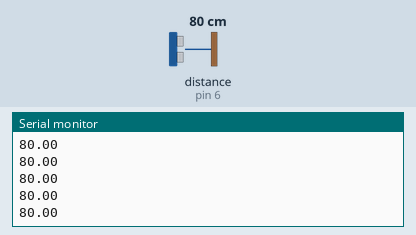
Simulated run of this sketch. Board: Arduino Uno, built with avr-gcc and run on an emulated ATmega328P. Parts: the last lines printed to the serial monitor. The inputs (shaded band) are chosen by the test bench; at power-on: distance to the obstacle (sensor on pin 6) 80 cm.

Above: at 1.2 s.
1.3 s: distance to the obstacle (sensor on pin 6) set to 2 cm
At 1.6 s:
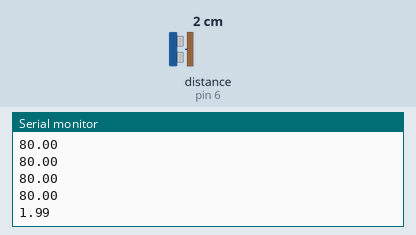
2.8 s: distance to the obstacle (sensor on pin 6) set to 4 cm
At 2.8 s:
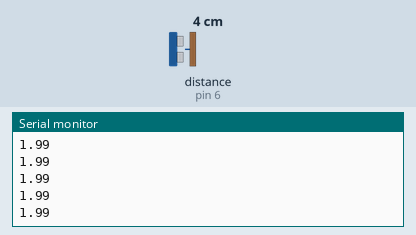
Timing chart, 0 to 5.8 s (numbered marks = the images above; inputs shaded):
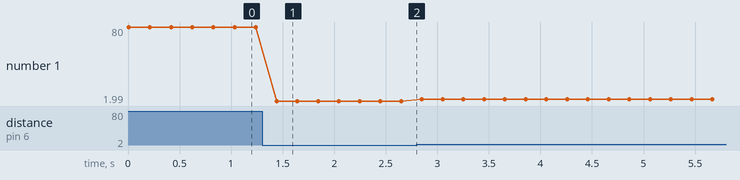

The sketch:

12HCSR04Sensor.ino
```cpp
/*
 * Generated using BlocklyDuino:
 *
 * https://github.com/MediaTek-Labs/BlocklyDuino-for-LinkIt
 *
 * Date: Mon, 11 Oct 2021 03:47:41 GMT
 */
/*  部份程式由吉哥積木產生  */
/*  https://sites.google.com/jes.mlc.edu.tw/ljj/linkit7697  */
#include <Ultrasonic.h>

Ultrasonic ultrasonic_(5, 6);

void setup()
{
  Serial.begin(9600);


}


void loop()
{
  // 公分
  Serial.println(ultrasonic_.convert(ultrasonic_.timing(), Ultrasonic::CM));
  delay(200);
}
```

Measured:
- after the input at 1.3 s, the serial monitor: prints a new line after 0.14 s (image 1)
- plotted number 1: 80 → 1.99 after the input at 1.3 s, 1.99 → 3.99 after the input at 2.8 s
